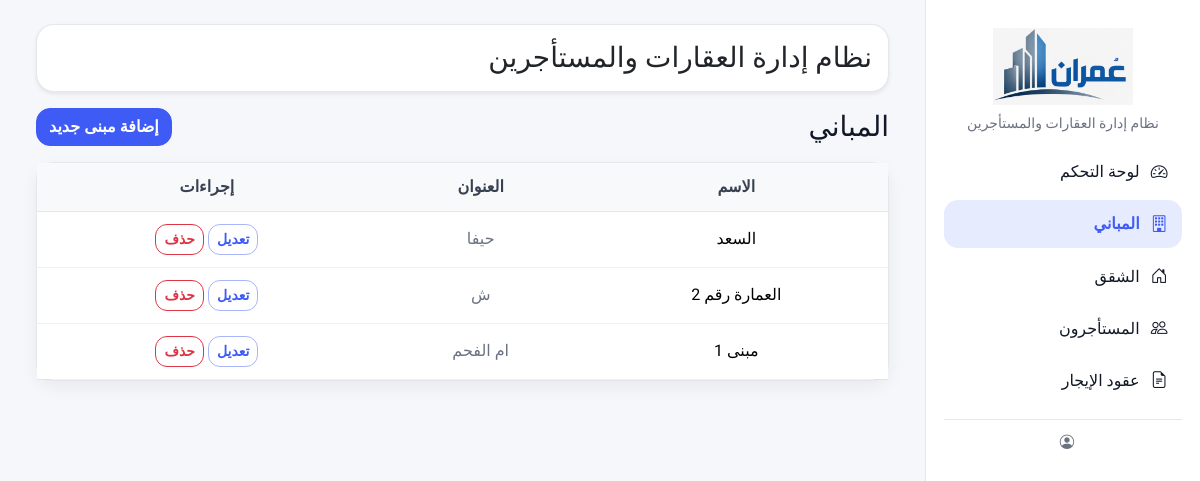
The app's page /buildings/, older data.
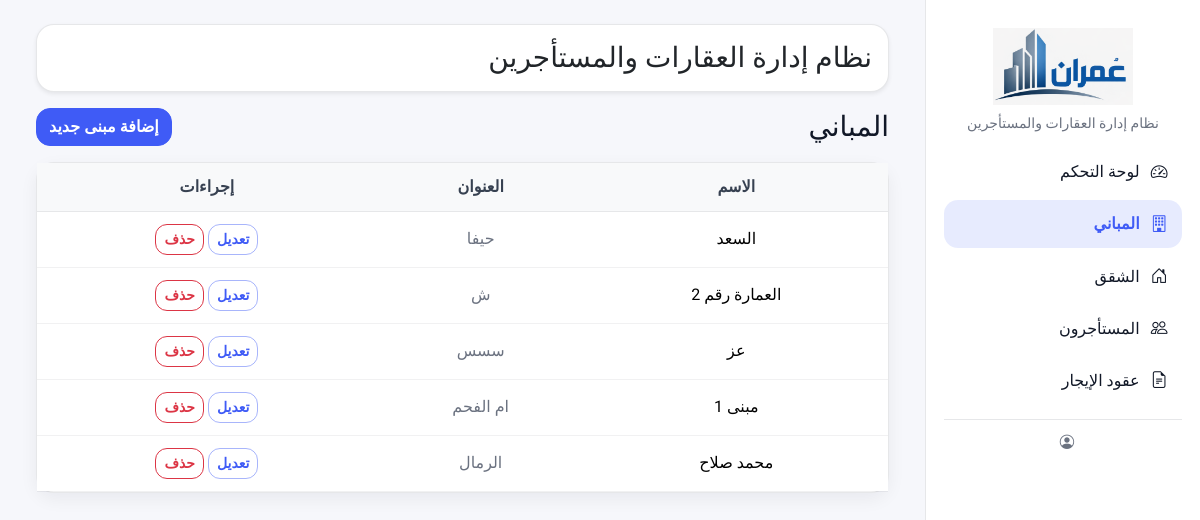
The same page, newer data.
### listings/models.py (models this page shows, shortened)
class Building(models.Model):
    name = models.CharField("اسم العمارة", max_length=150)
    address = models.CharField("العنوان", max_length=255, blank=True)
    notes = models.TextField("ملاحظات", blank=True)
    class Meta:
        verbose_name = "عمارة"
        verbose_name_plural = "العمارات"
        ordering = ["name"]

### listings/views.py (the view)
# urls.py: path("buildings/", views.building_list, name="building_list"),
def building_list(request):
    buildings = Building.objects.all().order_by("name")
    is_htmx = request.headers.get("HX-Request")
    template = "listings/partials/building_list_partial.html" if is_htmx else "listings/building_list.html"
    return render(request, template, {"buildings": buildings})

### listings/templates/listings/building_list.html (shortened to what this page needs)
{% extends "layout/base.html" %}
{% block content %}
  {% include "listings/partials/building_list_partial.html" %}
{% endblock %}

### listings/templates/listings/partials/building_list_partial.html
<div class="d-flex align-items-center justify-content-between mb-3">
  <h3 class="mb-0">المباني</h3>
  <a class="btn btn-primary"
     hx-get="{% url 'building_create' %}"
     hx-target="#appModalBody">
     إضافة مبنى جديد
  </a>
</div>
<div class="card">
  <div class="table-responsive">
    <table class="table table-hover mb-0 text-center align-middle">
      <thead class="table-light">
        <tr>
          <th>الاسم</th>
          <th>العنوان</th>
          <th>إجراءات</th>
        </tr>
      </thead>
      <tbody>
        {% for b in buildings %}
        <tr>
          <td>{{ b.name }}</td>
          <td class="text-muted">{{ b.address }}</td>
          <td>
            <a class="btn btn-sm btn-outline-primary"
               hx-get="{% url 'building_edit' b.id %}"
               hx-target="#appModalBody">
               تعديل
            </a>
            <a class="btn btn-sm btn-outline-danger"
               hx-get="{% url 'building_delete' b.id %}"
               hx-target="#appModalBody">
               حذف
            </a>
          </td>
        </tr>
        {% empty %}
        <tr>
          <td colspan="3" class="text-center text-muted p-4">
            لا توجد مباني.
          </td>
        </tr>
        {% endfor %}
      </tbody>
    </table>
  </div>
</div>

Row changes from the older to the newer data that the page shows:
added Building: name "عز", address "سسس"
added Building: name "محمد صلاح", address "الرمال"
